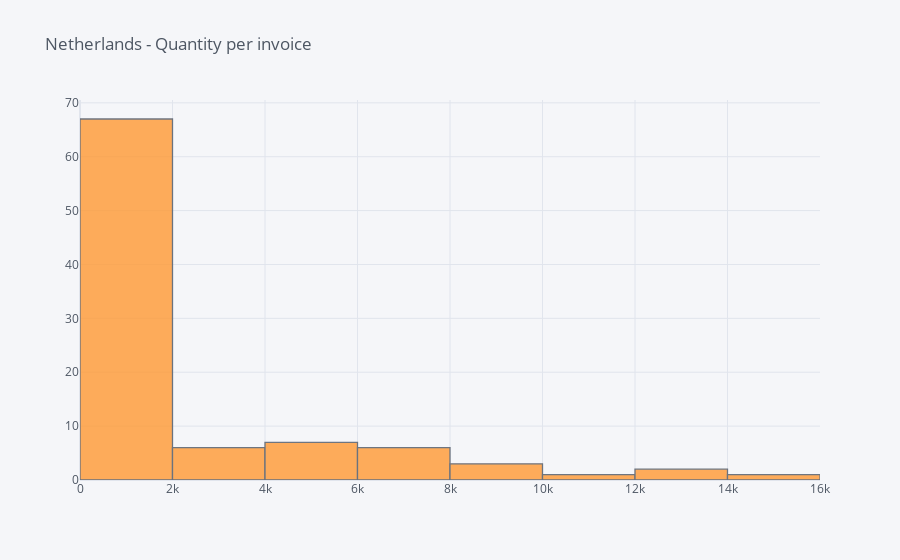

The notebook cell saved with this chart:
### Code cell
country_plot('Netherlands')

### Figure 1 — Plotly figure (JSON) as saved in the notebook; plotly's stock layout.template omitted (floating-point values rounded to 4 significant figures)
{"data": [{"histfunc": "count", "histnorm": "", "marker": {"color": "rgba(255, 153, 51, 1.0)", "line": {"color": "#4D5663", "width": 1.3}}, "name": "Quantity", "opacity": 0.8, "orientation": "v", "type": "histogram", "x": [96, 45, 6668, 8210, 6072, 288, 5730, 116, 111, 1116, 8174, 4034, 2940, 275, 151, 169, 722, 103, 1070, 11116, 1208, 636, 700, 426, 200, 72, 924, 12266, 72, 408, 126, 960, 4664, 64, 164, 1038, 1836, 328, 312, 84, 4718, 61, 350, 8998, 424, 1588, 9, 7807, 375, 14730, 992, 288, 4628, 480, 1012, 1, 144, 4951, 6932, 3717, 545, 3, 332, 15, 211, 269, 13392, 3020, 1728, 1780, 660, 29, 3069, 2400, 300, 2454, 216, 62, 6712, 1040, 32, 146, 32, 152, 372, 136, 5760, 200, 1284, 50, 7366, 452, 140]}], "layout": {"autosize": true, "barmode": "overlay", "legend": {"bgcolor": "#F5F6F9", "font": {"color": "#4D5663"}}, "paper_bgcolor": "#F5F6F9", "plot_bgcolor": "#F5F6F9", "title": {"font": {"color": "#4D5663"}, "text": "Netherlands - Quantity per invoice"}, "xaxis": {"autorange": true, "gridcolor": "#E1E5ED", "range": [-0.5, 16000.0], "showgrid": true, "tickfont": {"color": "#4D5663"}, "title": {"font": {"color": "#4D5663"}, "text": ""}, "type": "linear", "zerolinecolor": "#E1E5ED"}, "yaxis": {"autorange": true, "gridcolor": "#E1E5ED", "range": [0, 70.53], "showgrid": true, "tickfont": {"color": "#4D5663"}, "title": {"font": {"color": "#4D5663"}, "text": ""}, "zerolinecolor": "#E1E5ED"}}}
